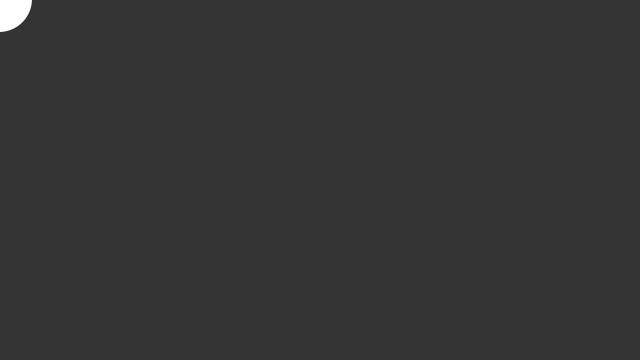
Frame 1 (no input)
Frame 60 (the mouse pressed at the canvas centre just before this capture): identical to frame 1, image omitted
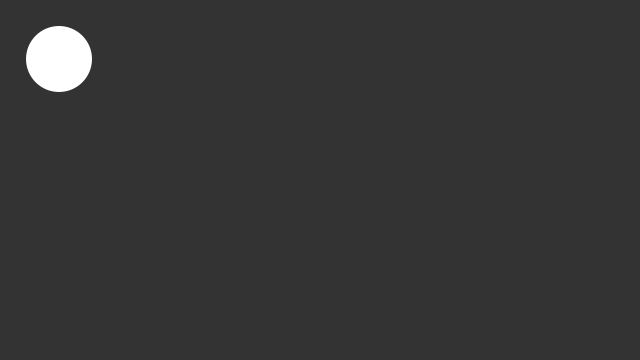
Frame 120 (the mouse held since frame 60 and released just before this capture)

The Processing sketch that drew these frames (run headless with seeded random() and noise(); from frame 60 on, the mouse is pressed at the canvas centre):

// Processing sketch: tweening
// ── tweening.pde


float x;
float y;


void setup() {
  size(640, 360); 
  noStroke();  
}

void draw() { 
  background(51);
  
  float targetX = mouseX;
  float dx = targetX - x;
  if(dx > 1) {
    x ++;
  } else if (dx < 1) {
    x--;
  }
  
  float targetY = mouseY;
  float dy = targetY - y;
  if(dy > 1) {
    y ++;
  } else if (dy < 1) {
    y--; 
  }
  
  ellipse(x, y, 66, 66);
}
